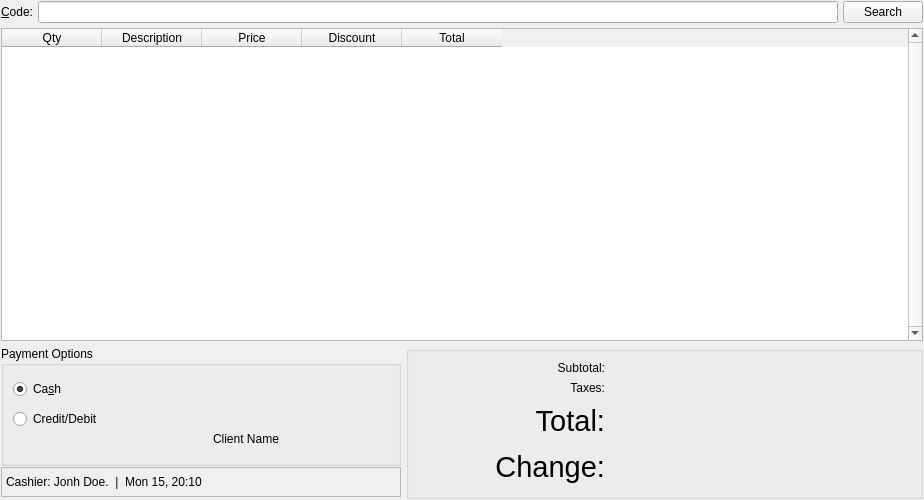
<?xml version="1.0" encoding="UTF-8"?>
<ui version="4.0">
 <class>mainForm</class>
 <widget class="QWidget" name="mainForm">
  <property name="geometry">
   <rect>
    <x>0</x>
    <y>0</y>
    <width>924</width>
    <height>500</height>
   </rect>
  </property>
  <property name="windowTitle">
   <string>lemonPy</string>
  </property>
  <layout class="QVBoxLayout" name="verticalLayout_2">
   <property name="spacing">
    <number>5</number>
   </property>
   <property name="margin">
    <number>1</number>
   </property>
   <item>
    <layout class="QHBoxLayout" name="horizontalLayout_2">
     <item>
      <widget class="QLabel" name="label">
       <property name="text">
        <string>&amp;Code:</string>
       </property>
       <property name="buddy">
        <cstring>editItemCode</cstring>
       </property>
      </widget>
     </item>
     <item>
      <widget class="QLineEdit" name="editItemCode">
       <property name="frame">
        <bool>true</bool>
       </property>
       <property name="alignment">
        <set>Qt::AlignRight|Qt::AlignTrailing|Qt::AlignVCenter</set>
       </property>
      </widget>
     </item>
     <item>
      <widget class="QPushButton" name="btnSearch">
       <property name="text">
        <string>Search</string>
       </property>
      </widget>
     </item>
    </layout>
   </item>
   <item>
    <widget class="QTableWidget" name="tableSale">
     <property name="enabled">
      <bool>true</bool>
     </property>
     <property name="sizePolicy">
      <sizepolicy hsizetype="Expanding" vsizetype="Expanding">
       <horstretch>0</horstretch>
       <verstretch>0</verstretch>
      </sizepolicy>
     </property>
     <property name="minimumSize">
      <size>
       <width>0</width>
       <height>150</height>
      </size>
     </property>
     <property name="focusPolicy">
      <enum>Qt::NoFocus</enum>
     </property>
     <property name="styleSheet">
      <string notr="true"/>
     </property>
     <property name="frameShape">
      <enum>QFrame::StyledPanel</enum>
     </property>
     <property name="verticalScrollBarPolicy">
      <enum>Qt::ScrollBarAlwaysOn</enum>
     </property>
     <property name="editTriggers">
      <set>QAbstractItemView::NoEditTriggers</set>
     </property>
     <property name="tabKeyNavigation">
      <bool>false</bool>
     </property>
     <property name="showDropIndicator" stdset="0">
      <bool>true</bool>
     </property>
     <property name="dragDropOverwriteMode">
      <bool>true</bool>
     </property>
     <property name="alternatingRowColors">
      <bool>false</bool>
     </property>
     <property name="selectionMode">
      <enum>QAbstractItemView::SingleSelection</enum>
     </property>
     <property name="selectionBehavior">
      <enum>QAbstractItemView::SelectRows</enum>
     </property>
     <property name="showGrid">
      <bool>false</bool>
     </property>
     <property name="cornerButtonEnabled">
      <bool>false</bool>
     </property>
     <column>
      <property name="text">
       <string>Qty</string>
      </property>
     </column>
     <column>
      <property name="text">
       <string>Description</string>
      </property>
     </column>
     <column>
      <property name="text">
       <string>Price</string>
      </property>
     </column>
     <column>
      <property name="text">
       <string>Discount</string>
      </property>
     </column>
     <column>
      <property name="text">
       <string>Total</string>
      </property>
     </column>
    </widget>
   </item>
   <item>
    <layout class="QHBoxLayout" name="horizontalLayout">
     <item>
      <layout class="QVBoxLayout" name="verticalLayout">
       <property name="spacing">
        <number>1</number>
       </property>
       <item>
        <widget class="QGroupBox" name="group_PaymentClient">
         <property name="minimumSize">
          <size>
           <width>400</width>
           <height>0</height>
          </size>
         </property>
         <property name="maximumSize">
          <size>
           <width>16777215</width>
           <height>120</height>
          </size>
         </property>
         <property name="title">
          <string>Payment Options</string>
         </property>
         <layout class="QGridLayout" name="gridLayout_2">
          <item row="0" column="0">
           <layout class="QVBoxLayout" name="verticalLayout_4">
            <item>
             <widget class="QRadioButton" name="checkCash">
              <property name="sizePolicy">
               <sizepolicy hsizetype="Minimum" vsizetype="Fixed">
                <horstretch>0</horstretch>
                <verstretch>0</verstretch>
               </sizepolicy>
              </property>
              <property name="maximumSize">
               <size>
                <width>200</width>
                <height>16777215</height>
               </size>
              </property>
              <property name="text">
               <string>Ca&amp;sh</string>
              </property>
              <property name="icon">
               <iconset resource="../../lemon.github/lemonpos/src/ui/mainview.qrc">
                <normaloff>:/images/icons/images/money.png</normaloff>:/images/icons/images/money.png</iconset>
              </property>
              <property name="checked">
               <bool>true</bool>
              </property>
             </widget>
            </item>
            <item>
             <widget class="QRadioButton" name="checkCard">
              <property name="sizePolicy">
               <sizepolicy hsizetype="Minimum" vsizetype="Fixed">
                <horstretch>0</horstretch>
                <verstretch>0</verstretch>
               </sizepolicy>
              </property>
              <property name="minimumSize">
               <size>
                <width>0</width>
                <height>0</height>
               </size>
              </property>
              <property name="maximumSize">
               <size>
                <width>200</width>
                <height>16777215</height>
               </size>
              </property>
              <property name="text">
               <string>Credit/Debit</string>
              </property>
              <property name="icon">
               <iconset resource="../../lemon.github/lemonpos/src/ui/mainview.qrc">
                <normaloff>:/images/icons/images/card.png</normaloff>:/images/icons/images/card.png</iconset>
              </property>
             </widget>
            </item>
            <item>
             <spacer name="verticalSpacer">
              <property name="orientation">
               <enum>Qt::Vertical</enum>
              </property>
              <property name="sizeType">
               <enum>QSizePolicy::Minimum</enum>
              </property>
              <property name="sizeHint" stdset="0">
               <size>
                <width>20</width>
                <height>20</height>
               </size>
              </property>
             </spacer>
            </item>
           </layout>
          </item>
          <item row="0" column="1">
           <widget class="QFrame" name="frame">
            <property name="minimumSize">
             <size>
              <width>80</width>
              <height>80</height>
             </size>
            </property>
            <property name="frameShape">
             <enum>QFrame::NoFrame</enum>
            </property>
            <property name="frameShadow">
             <enum>QFrame::Raised</enum>
            </property>
            <layout class="QVBoxLayout" name="verticalLayout_3">
             <item>
              <widget class="QLabel" name="lblClientPhoto">
               <property name="minimumSize">
                <size>
                 <width>48</width>
                 <height>48</height>
                </size>
               </property>
               <property name="maximumSize">
                <size>
                 <width>48</width>
                 <height>48</height>
                </size>
               </property>
               <property name="text">
                <string/>
               </property>
              </widget>
             </item>
             <item>
              <widget class="QLabel" name="lblClientName">
               <property name="text">
                <string>Client Name</string>
               </property>
              </widget>
             </item>
            </layout>
           </widget>
          </item>
         </layout>
        </widget>
       </item>
       <item>
        <widget class="QFrame" name="frameStatus">
         <property name="maximumSize">
          <size>
           <width>16777215</width>
           <height>30</height>
          </size>
         </property>
         <property name="frameShape">
          <enum>QFrame::StyledPanel</enum>
         </property>
         <layout class="QHBoxLayout" name="horizontalLayout_3">
          <property name="spacing">
           <number>4</number>
          </property>
          <property name="margin">
           <number>4</number>
          </property>
          <item>
           <widget class="QLabel" name="lblStatus">
            <property name="text">
             <string>Cashier: Jonh Doe.  |  Mon 15, 20:10</string>
            </property>
           </widget>
          </item>
         </layout>
        </widget>
       </item>
      </layout>
     </item>
     <item>
      <widget class="QGroupBox" name="groupTotals">
       <property name="title">
        <string/>
       </property>
       <layout class="QGridLayout" name="gridLayout">
        <item row="0" column="0">
         <widget class="QLabel" name="lblSubtotalPre">
          <property name="text">
           <string>Subtotal:</string>
          </property>
          <property name="alignment">
           <set>Qt::AlignRight|Qt::AlignTrailing|Qt::AlignVCenter</set>
          </property>
         </widget>
        </item>
        <item row="0" column="1">
         <widget class="QLabel" name="lblSubtotal">
          <property name="text">
           <string/>
          </property>
          <property name="alignment">
           <set>Qt::AlignRight|Qt::AlignTrailing|Qt::AlignVCenter</set>
          </property>
         </widget>
        </item>
        <item row="1" column="0">
         <widget class="QLabel" name="lblSaleTaxesPre">
          <property name="text">
           <string>Taxes:</string>
          </property>
          <property name="alignment">
           <set>Qt::AlignRight|Qt::AlignTrailing|Qt::AlignVCenter</set>
          </property>
         </widget>
        </item>
        <item row="1" column="1">
         <widget class="QLabel" name="lblSaleTaxes">
          <property name="text">
           <string/>
          </property>
          <property name="alignment">
           <set>Qt::AlignRight|Qt::AlignTrailing|Qt::AlignVCenter</set>
          </property>
         </widget>
        </item>
        <item row="2" column="0">
         <widget class="QLabel" name="labelTotalpre">
          <property name="sizePolicy">
           <sizepolicy hsizetype="MinimumExpanding" vsizetype="Minimum">
            <horstretch>0</horstretch>
            <verstretch>0</verstretch>
           </sizepolicy>
          </property>
          <property name="minimumSize">
           <size>
            <width>180</width>
            <height>40</height>
           </size>
          </property>
          <property name="maximumSize">
           <size>
            <width>200</width>
            <height>40</height>
           </size>
          </property>
          <property name="font">
           <font>
            <pointsize>22</pointsize>
           </font>
          </property>
          <property name="layoutDirection">
           <enum>Qt::LeftToRight</enum>
          </property>
          <property name="frameShape">
           <enum>QFrame::NoFrame</enum>
          </property>
          <property name="text">
           <string>Total:</string>
          </property>
          <property name="scaledContents">
           <bool>true</bool>
          </property>
          <property name="alignment">
           <set>Qt::AlignRight|Qt::AlignTrailing|Qt::AlignVCenter</set>
          </property>
          <property name="indent">
           <number>0</number>
          </property>
         </widget>
        </item>
        <item row="2" column="1">
         <widget class="QLabel" name="lblTotal">
          <property name="sizePolicy">
           <sizepolicy hsizetype="MinimumExpanding" vsizetype="Minimum">
            <horstretch>0</horstretch>
            <verstretch>0</verstretch>
           </sizepolicy>
          </property>
          <property name="minimumSize">
           <size>
            <width>300</width>
            <height>40</height>
           </size>
          </property>
          <property name="maximumSize">
           <size>
            <width>16777215</width>
            <height>40</height>
           </size>
          </property>
          <property name="font">
           <font>
            <pointsize>22</pointsize>
           </font>
          </property>
          <property name="layoutDirection">
           <enum>Qt::LeftToRight</enum>
          </property>
          <property name="frameShape">
           <enum>QFrame::NoFrame</enum>
          </property>
          <property name="text">
           <string/>
          </property>
          <property name="scaledContents">
           <bool>true</bool>
          </property>
          <property name="alignment">
           <set>Qt::AlignRight|Qt::AlignTrailing|Qt::AlignVCenter</set>
          </property>
         </widget>
        </item>
        <item row="3" column="0">
         <widget class="QLabel" name="labelChangepre">
          <property name="sizePolicy">
           <sizepolicy hsizetype="MinimumExpanding" vsizetype="Minimum">
            <horstretch>0</horstretch>
            <verstretch>0</verstretch>
           </sizepolicy>
          </property>
          <property name="minimumSize">
           <size>
            <width>180</width>
            <height>40</height>
           </size>
          </property>
          <property name="maximumSize">
           <size>
            <width>200</width>
            <height>40</height>
           </size>
          </property>
          <property name="font">
           <font>
            <pointsize>22</pointsize>
           </font>
          </property>
          <property name="layoutDirection">
           <enum>Qt::LeftToRight</enum>
          </property>
          <property name="frameShape">
           <enum>QFrame::NoFrame</enum>
          </property>
          <property name="text">
           <string>Change:</string>
          </property>
          <property name="scaledContents">
           <bool>true</bool>
          </property>
          <property name="alignment">
           <set>Qt::AlignRight|Qt::AlignTrailing|Qt::AlignVCenter</set>
          </property>
          <property name="margin">
           <number>0</number>
          </property>
          <property name="indent">
           <number>0</number>
          </property>
         </widget>
        </item>
        <item row="3" column="1">
         <widget class="QLabel" name="lblChange">
          <property name="sizePolicy">
           <sizepolicy hsizetype="MinimumExpanding" vsizetype="Minimum">
            <horstretch>0</horstretch>
            <verstretch>0</verstretch>
           </sizepolicy>
          </property>
          <property name="minimumSize">
           <size>
            <width>300</width>
            <height>40</height>
           </size>
          </property>
          <property name="maximumSize">
           <size>
            <width>1000</width>
            <height>40</height>
           </size>
          </property>
          <property name="font">
           <font>
            <pointsize>22</pointsize>
           </font>
          </property>
          <property name="layoutDirection">
           <enum>Qt::LeftToRight</enum>
          </property>
          <property name="frameShape">
           <enum>QFrame::NoFrame</enum>
          </property>
          <property name="text">
           <string/>
          </property>
          <property name="scaledContents">
           <bool>true</bool>
          </property>
          <property name="alignment">
           <set>Qt::AlignRight|Qt::AlignTrailing|Qt::AlignVCenter</set>
          </property>
         </widget>
        </item>
       </layout>
      </widget>
     </item>
    </layout>
   </item>
  </layout>
 </widget>
 <resources>
  <include location="../../lemon.github/lemonpos/src/ui/mainview.qrc"/>
 </resources>
 <connections/>
</ui>
